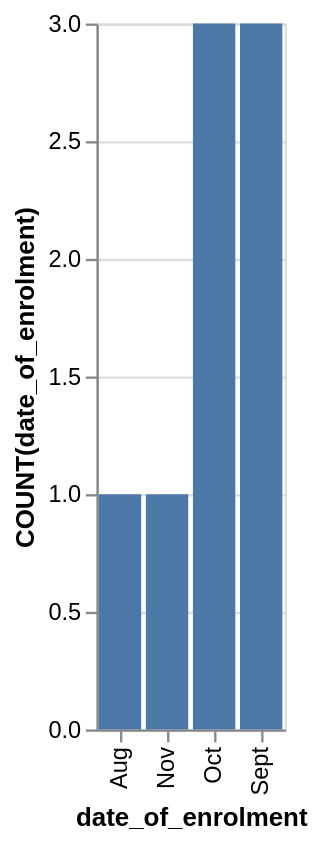

Here is the Vega-Lite specification saved for this chart:
### Vega-Lite specification from a JSON file in a GitHub repository (floating-point values rounded to 4 significant figures)
{"data": {"values": [{"x_data": "Aug", "y_data": 1}, {"x_data": "Sept", "y_data": 3}, {"x_data": "Oct", "y_data": 3}, {"x_data": "Nov", "y_data": 1}]}, "mark": "bar", "encoding": {"x": {"field": "x_data", "type": "nominal", "title": "date_of_enrolment", "sort": "ascending"}, "y": {"field": "y_data", "type": "quantitative", "title": "COUNT(date_of_enrolment)"}}}
